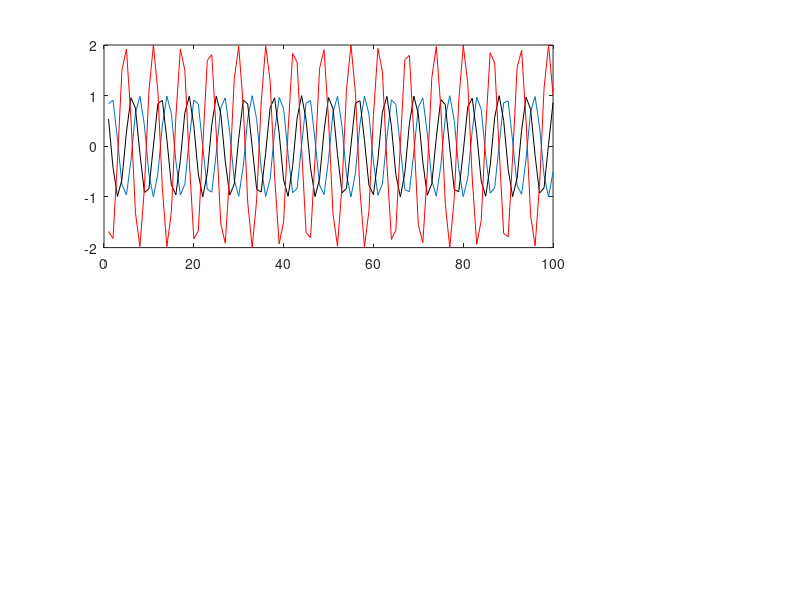

This figure's MATLAB source: (Note: this script raises an error after producing the figure.)
%% PARTICLE MOTION DEVELOPMENT
function PARTICLE_MOTION_4D1
% The y1, y2, y3 may not actually match up properly. This is just to see if
% I could get everything responding the way it is supposed to.


%% Stub data


x = 1:100;
y1 = sin(x); y2 = cos(x); y3 = -2*sin(x);


%% Initialize Figure


f = figure;


%% Plot data


    % Define space for waveforms & plot
sp(1) = subplot(2,4,[1:3]);
plot(x,y1); hold on; plot(x,y2,'k'); plot(x,y3,'r');

    % Define zoom axes and callbacks
wp_xlim = 1:length(y1);
zh = zoom(sp(1));
zh.Motion = 'horizontal';
zh.ActionPostCallBack = @waveformZoom;
zh.Enable = 'on';

    % Define space for N/E particle motion & plot
sp(2) = subplot(2,3,4); plot(y1(wp_xlim),y2(wp_xlim));
axis square

    % Define space for Z/E particle motion & plot
sp(3) = subplot(2,3,5); plot(y1(wp_xlim),y3(wp_xlim));
axis square

    % Define space for Z/N particle motion & plot
sp(4) = subplot(2,3,6); plot(y2(wp_xlim),y3(wp_xlim));
axis square

%% Callback Functions


function waveformZoom(obj, eventdata)
    
    max_data_length = length(obj.Children(4).Children(3).XData)
        % returns the x limits of the waveform panel in vector format,
        % e.g., [0 100]
    waveform_xlim = round(eventdata.Axes.XLim)
    
        % return the appropriate vector length to resize the data to
    if waveform_xlim(1) < 1, waveform_xlim(1) = 1; end; % minimum position value is 1
    if waveform_xlim(2) > max_data_length, waveform_xlim(2) = max_data_length; end; % sets maximum position value
    data_range = waveform_xlim(1):waveform_xlim(2) % e.g., 1:100

        % grab the original traces from the waveform plot
        % Note: Children are numbered in the reverse order from which they
        % are added. Therefore, obj.CHILDREN(4).Children(3) represents the
        % plot of the waveform data. Then obj.Children(4).CHILDREN(3),
        % e.g., represents the first waveform trace that was plotted.
    og_y1 = obj.Children(4).Children(3).YData(data_range);
    og_y2 = obj.Children(4).Children(2).YData(data_range);
    og_y3 = obj.Children(4).Children(1).YData(data_range);
    
    
    
        % cuts the data from one of the particle motion axes down to the
        % proper size
        % NOTE: obj.CHILDREN(3) represents the first particle motion plot
        % to be added to the panel
    obj.Children(3).Children.XData = og_y2; % North/East plot
    obj.Children(3).Children.YData = og_y3;

    obj.Children(2).Children.XData = og_y1; % Vertical/East plot
    obj.Children(2).Children.YData = og_y3;
    
    obj.Children(1).Children.XData = og_y1; % Vertical/North plot
    obj.Children(1).Children.YData = og_y2;
    
end

end